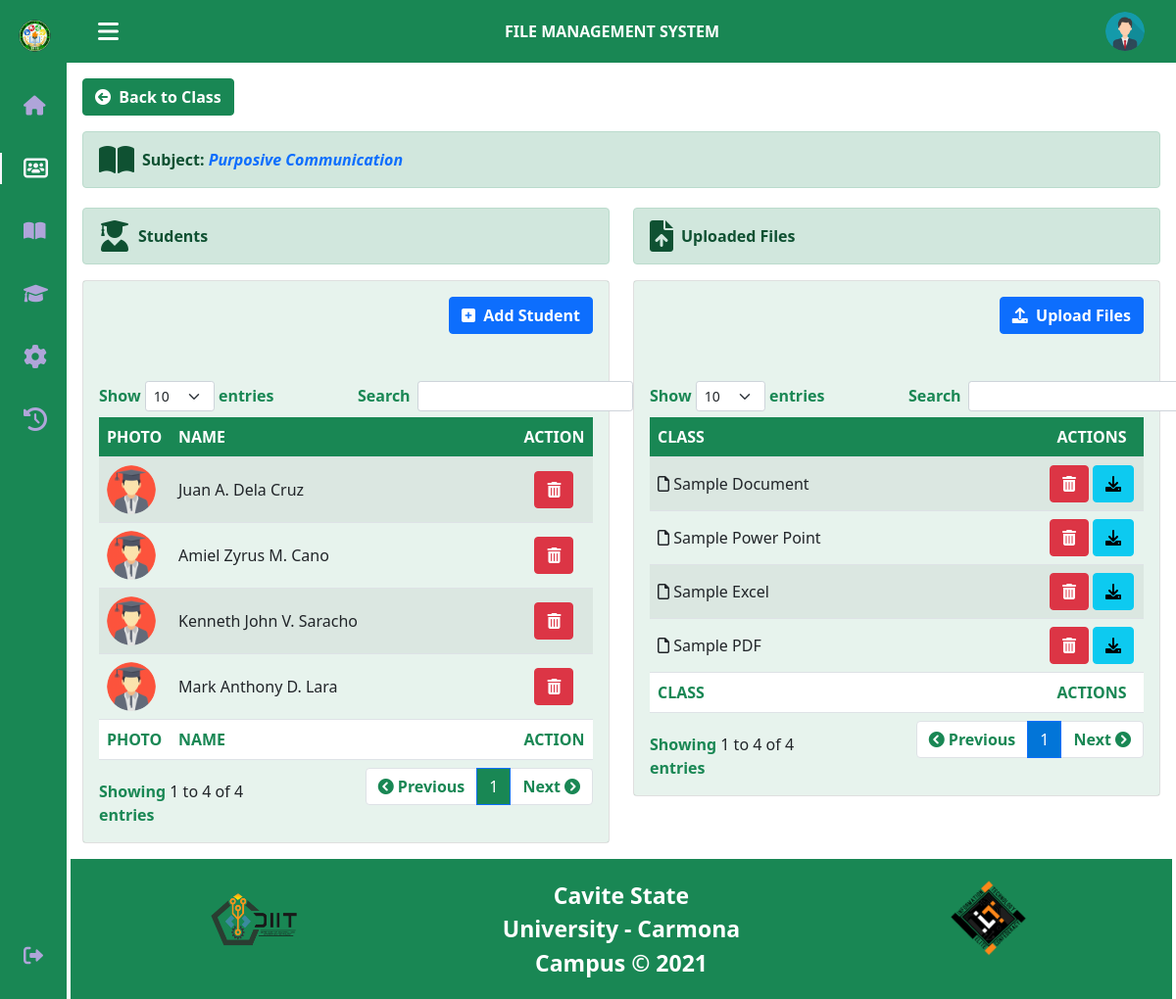
The page /teacherClassInfo.php?id=23 (signed in) on the database its author committed.
### tables this page shows
CREATE TABLE `teacher` (
  `teacher_id` int(11) NOT NULL,
  `username` varchar(100) NOT NULL,
  `password` varchar(200) NOT NULL,
  `firstname` varchar(100) NOT NULL,
  `lastname` varchar(100) NOT NULL,
  `middlename` varchar(100) NOT NULL,
  `department` varchar(100) NOT NULL,
  `student_id` int(11) NOT NULL,
  `location` varchar(200) NOT NULL,
  `date` datetime NOT NULL DEFAULT current_timestamp()
);

CREATE TABLE `class` (
  `class_id` int(11) NOT NULL,
  `course_id` varchar(100) NOT NULL,
  `subject_id` varchar(100) NOT NULL,
  `teacher_id` varchar(100) NOT NULL,
  `student_id` int(11) NOT NULL,
  `date` datetime NOT NULL DEFAULT current_timestamp()
);

CREATE TABLE `sws` (
  `sws_id` int(11) NOT NULL,
  `student_id` int(11) NOT NULL,
  `teacher_id` int(11) NOT NULL,
  `cys` varchar(100) NOT NULL,
  `subject_id` varchar(100) NOT NULL,
  `class_id` int(11) NOT NULL,
  `date` datetime NOT NULL DEFAULT current_timestamp()
);

CREATE TABLE `student` (
  `student_id` int(11) NOT NULL,
  `firstname` varchar(100) NOT NULL,
  `lastname` varchar(100) NOT NULL,
  `middle_name` varchar(100) NOT NULL,
  `cys` varchar(100) NOT NULL,
  `subject_id` varchar(100) NOT NULL,
  `teacher_id` int(11) NOT NULL,
  `username` varchar(100) NOT NULL,
  `password` varchar(100) NOT NULL,
  `location` varchar(100) NOT NULL,
  `date` datetime NOT NULL DEFAULT current_timestamp()
);

CREATE TABLE `files` (
  `file_id` int(11) NOT NULL,
  `floc` varchar(500) NOT NULL,
  `fdatein` datetime NOT NULL DEFAULT current_timestamp(),
  `fdesc` varchar(100) NOT NULL,
  `teacher_id` int(11) NOT NULL,
  `class_id` int(11) NOT NULL,
  `fname` varchar(100) NOT NULL
);

### session.php (called while the page is built, shortened)
<?php
    $session_id=$_SESSION['id'];
?>

### teacherClassInfo.php (the view, shortened to what this page needs)
<?php
    $get_id = $_GET['id'];
    include('header.php');
    include('session.php');
    $user_query = mysqli_query($conn,"SELECT * FROM teacher WHERE teacher_id='$session_id'") or die(mysqli_error());
    $user_row = mysqli_fetch_array($user_query);
    $course_query = mysqli_query($conn,"SELECT * FROM class WHERE teacher_id='$session_id' AND class_id='$get_id'") or die(mysqli_error());
    $course_row = mysqli_fetch_array($course_query);
    $course_id = $course_row['course_id'];
?>
<?php
    $query_class = mysqli_query($conn,"SELECT * FROM class WHERE teacher_id='$session_id' AND class_id='$get_id'") or die(mysqli_error());
    $row_class = mysqli_fetch_array($query_class);
    $id_class = $row_class['class_id'];
?>
<body class="body" id="body">
    <header class="sidenav-header bg-success" id="sidenav-header">
        <div class="sidenav-toggle">
            <i class="fa-solid fa-bars" id="sidenav-toggle-icon" title="Menu"></i>
        </div>
        <div class="sidenav-title">
            <p>
                FILE MANAGEMENT SYSTEM
            </p>
        </div>
        <div class="sidenav-logo">
            <img src="<?php echo $user_row['location']; ?>" data-bs-toggle="modal" data-bs-target="#imageZoomTeacher" alt="">
        </div>
    </header>
    <div class="sidenavbar" id="sidenavbar">
        <nav class="sidenavbar-content">
            <div>
                <a href="#" class="sidenavbar-logo" title="Cavite State University - Carmona (FMS)"><img class="sidenavbar-img" src="images/logo.png" alt=""><span class="sidenavbar-title">CVSU-CARMONA</span></a>
                <div class="sidenavbar-menus">
                    <a href="teacherHome.php" class="sidenavbar-menu" title="Home"> <i class="fa-solid fa-house nav-icon"></i> <span class="sidenavbar-menu-title">Home</span> </a>
                    <a href="teacherClass.php" class="sidenavbar-menu active" title="Class"> <i class="fa-solid fa-users-rectangle nav-icon"></i> <span class="sidenavbar-menu-title">Class</span> </a>
                    <a href="teacherSubject.php" class="sidenavbar-menu" title="Subjects"> <i class="fa-solid fa-book-open nav-icon"></i> <span class="sidenavbar-menu-title">Subjects</span> </a>
                    <a href="teacherStudents.php" class="sidenavbar-menu" title="Students"> <i class="fa-solid fa-graduation-cap nav-icon"></i> <span class="sidenavbar-menu-title">Students</span> </a>
                    <a href="teacherSettings.php" class="sidenavbar-menu" title="Settings"> <i class="fa-solid fa-gear fa-xl nav-icon"></i> <span class="sidenavbar-menu-title">Settings</span> </a>
                    <a href="teacherLogs.php" class="sidenavbar-menu" title="My Activity"> <i class="fa-solid fa-clock-rotate-left fa-xl nav-icon"></i> <span class="sidenavbar-menu-title">My Activity</span> </a>
                </div>
            </div>
                <a href="#" role="button" name="signout" onclick="out();" class="sidenavbar-menu signout" title="Sign Out"> <i class="fa-solid fa-right-from-bracket nav-icon"></i> <span class="sidenavbar-menu-title">Sign Out</span> </a>
        </nav>
    </div>
    <div class="main-content row">
        <div class="d-flex justify-content-start mt-3">
            <a href="teacherClass.php" role="button" class="btn btn-success"><i class="fa-solid fa-circle-arrow-left"></i>&nbsp&nbsp<strong>Back to Class</strong></a>
        </div>
        <div class="col-md-12">
            <div class="alert alert-success d-flex align-items-center mt-3" role="alert">
                <i class="fa-solid fa-book-open fa-2xl me-2"></i>
                <div>
                    <strong>Subject: <em class="text-primary"><?php echo $course_row['subject_id']; ?></em></strong>
                </div>
            </div>
        </div>
        <div class="col-md-6">
            <div class="alert alert-success d-flex align-items-center mt-1" role="alert">
                <i class="fa-solid fa-user-graduate fa-2xl me-2"></i>
                <div>
                    <strong>Students</strong>
                </div>
            </div>
            <div class="card mb-3">
                <div class="card-body bg-success bg-opacity-10">
                <div class="d-flex justify-content-end mb-5">
                    <button type="button" class="btn btn-primary" data-bs-toggle="modal" data-bs-target="#addStudentModal"><i class="fa-solid fa-square-plus"></i>&nbsp&nbsp<strong>Add Student</strong></button>
                </div>
                    <table id="example" class="table table-striped display" style="width:100%">
                        <thead>
                            <tr>
                                <th>Photo</th>
                                <th>Name</th>
                                <th class="text-center">Action</th>
                            </tr>
                        </thead>
                        <tbody>
                            <?php
                                $query = mysqli_query($conn,"SELECT * FROM sws WHERE cys = '$course_id' AND class_id='$get_id' ORDER BY sws_id DESC") or die(mysqli_error());
                                while ($row = mysqli_fetch_array($query)) {
                                    $student_id = $row['student_id'];
                                    $student_query = mysqli_query($conn,"SELECT * FROM student WHERE student_id='$student_id'") or die(mysqli_error());
                                    $student_row = mysqli_fetch_array($student_query);
                                    ?>
                            <tr class="odd gradeX">
                                <td width="50"><img class="rounded-circle" src="<?php echo $student_row['location']; ?>" height="50" width="50"></td>
                                <td><?php echo $student_row['firstname'] . " " . $student_row['middle_name'] . " " . $student_row['lastname']; ?></td>
                                <td class="text-center" width="50">
                                    <a class="deleteStudent btn btn-danger" title="Delete Student" role="button"><i class="fa-solid fa-trash-can"></i></a>
                                </td>
                            </tr>
                            <?php } ?>
                        </tbody>
                        <tfoot>
                            <tr>
                                <th>Photo</th>
                                <th>Name</th>
                                <th class="text-center">Action</th>
                            </tr>
                        </tfoot>
                    </table>
                </div>
            </div>
        </div>
        <div class="col-md-6">
            <div class="alert alert-success d-flex align-items-center mt-1" role="alert">
                <i class="fa-solid fa-file-arrow-up fa-2xl me-2"></i>
                <div>
                    <strong>Uploaded Files</strong>
                </div>
            </div>
            <div class="card mb-3">
                <div class="card-body bg-success bg-opacity-10">
                <div class="d-flex justify-content-end mb-5">
                    <button type="button" class="btn btn-primary" data-bs-toggle="modal" data-bs-target="#uploadFileModal"><i class="fa-solid fa-upload"></i>&nbsp&nbsp<strong>Upload Files</strong></button>
                </div>
                    <table id="example2" class="table table-striped display" style="width:100%">
                        <thead>
                            <tr>
                                <th>Class</th>
                                <th class="text-center">&nbsp&nbspActions&nbsp&nbsp</th>
                            </tr>
                        </thead>
                        <tbody>
                            <?php
                                $file_query = mysqli_query($conn,"SELECT * FROM files WHERE class_id='$id_class' ORDER BY file_id DESC") or die(mysqli_error());
                                while ($file_row = mysqli_fetch_array($file_query)) {
                                    $file_id = $file_row['file_id'];
                                    ?>
                                <tr>
                                    <td><i class="fa-regular fa-file"></i>&nbsp<?php echo $file_row['fname']; ?></td>
                                    <td class="text-center" width="90">
                                        <a class="deleteFile btn btn-danger" title="Delete File" role="button" ><i class="fa-solid fa-trash-can"></i></a>
                                        <a class="download-file btn btn-info" title="Download File" id="<?php echo $file_id; ?>" href="<?php echo $file_row['floc']; ?>" role="button"><i class="fa-solid fa-download"></i></a>
                                    </td>
                                </tr>
                            <?php } ?>
                        </tbody>
                        <tfoot>
                            <tr>
                                <th>Class</th>
                                <th class="text-center">&nbsp&nbspActions&nbsp&nbsp</th>
                            </tr>
                        </tfoot>
                    </table>
                </div>
            </div>
        </div>
        <?php include('footer.php'); ?>
    </div>
</body>

### css/style.css (style rules this page uses)
* { box-sizing: border-box; margin: 0; padding: 0; }
body { font-family: Arial, Helvetica, sans-serif; overflow-x: hidden; }
.body { position: relative; margin: 3rem 0 0 0; padding: 0 1rem; transition: .5s; }
.body a { text-decoration: none; }
.sidenav-header { width: 100%; height: 3rem; position: fixed; top: 0; left: 0; display: flex; align-items: center; justify-content: space-between; padding: 0 1rem; background-color: #F7F6FB; z-index: 100; transition: .5s; }
.sidenav-toggle { color: #fff; font-size: 1.5rem; cursor: pointer; }
.sidenav-logo { width: 2.188rem; height: 2.188rem; display: flex; justify-content: center; border-radius: 50%; overflow: hidden; }
.sidenav-logo img { width: 2.5rem; cursor: -webkit-pointer; cursor: pointer; }
.sidenav-title { margin-top: 1rem; text-align: center; font-weight: bold; color: #fff; }
.sidenavbar-img { width: 2.188rem; height: 2.188rem; position: absolute; }
.sidenavbar-img { height: 2.188rem; position: absolute; }
.sidenavbar { position: fixed; top: 0; left: -30%; width: 4.25rem; height: 100%; background-color: #198754; padding: .5rem 1rem 0 0; transition: .5s; z-index: 100; }
.sidenavbar-content { height: 100%; display: flex; flex-direction: column; justify-content: space-between; overflow: hidden; }
.sidenavbar-logo, .sidenavbar-menu { display: grid; grid-template-columns: max-content max-content; align-items: center; column-gap: 1rem; }
.sidenavbar-menu { padding: .5rem 0 .5rem 1.5rem; }
.sidenavbar-logo { padding: .5rem 0 .5rem 1.150rem; }
.sidenavbar-logo { margin-bottom: 2rem; }
.sidenavbar-menu { position: relative; color: #AFA5D9; margin-bottom: 1.5rem; transition: .3s; }
.nav-icon { font-size: 1.25rem; }
.sidenavbar-menus .active { color: #F7F6FB; }
.sidenavbar-menus .active::before { content: ''; position: absolute; left: 0; width: 0.125rem; height: 2rem; background-color: #F7F6FB; box-sizing: border-box; }
.main-content { height: auto; margin-top: 5rem; }
@media screen and (min-width: 48rem) { .body { margin: 4rem 0 0 0; padding-left: 5.25rem; } }
@media screen and (min-width: 48rem) { .sidenav-header { height: 4rem; padding: 0 2rem 0 6.25rem; } }
@media screen and (min-width: 48rem) { .sidenav-logo { width: 2.5rem; height: 2.5rem; } }
@media screen and (min-width: 48rem) { .sidenav-logo img { width: 2.813; } }
@media screen and (min-width: 48rem) { .sidenavbar { left: 0; padding: 1rem 1rem 0 0; } }
.table td, .table th { vertical-align: middle; }
.dataTable th { font-weight: bold; text-transform: uppercase; }
table.dataTable thead tr { background-color: #198754; color: #fff; }
table.dataTable tfoot tr { background-color: #fff; color: #198754; }

### rows shown on the page
teacher: location (placeholder picture)
class: subject "Purposive Communication"
sws: student.location (placeholder picture), student.firstname "Juan", student.middle_name "A.", student.lastname "Dela Cruz"
sws: student.location (placeholder picture), student.firstname "Amiel Zyrus", student.middle_name "M.", student.lastname "Cano"
sws: student.location (placeholder picture), student.firstname "Kenneth John", student.middle_name "V.", student.lastname "Saracho"
sws: student.location (placeholder picture), student.firstname "Mark Anthony", student.middle_name "D.", student.lastname "Lara"
files: fname "Sample Document"
files: fname "Sample Power Point"
files: fname "Sample Excel"
files: fname "Sample PDF"
